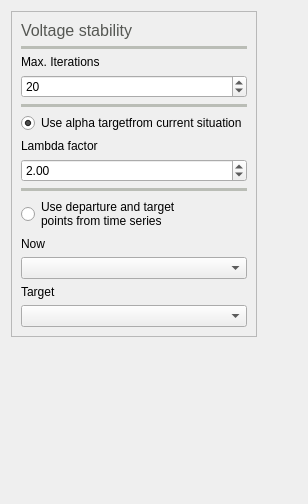
          <widget class="QWidget" name="tab_5">
           <attribute name="icon">
            <iconset resource="icons.qrc">
             <normaloff>:/Icons/white_icons/continuation_power_flow.svg</normaloff>:/Icons/white_icons/continuation_power_flow.svg</iconset>
           </attribute>
           <attribute name="title">
            <string>Stability</string>
           </attribute>
           <attribute name="toolTip">
            <string>Voltage stability settings</string>
           </attribute>
           <layout class="QGridLayout" name="gridLayout_11">
            <item row="0" column="0">
             <widget class="QFrame" name="frame_21">
              <property name="frameShape">
               <enum>QFrame::StyledPanel</enum>
              </property>
              <property name="frameShadow">
               <enum>QFrame::Raised</enum>
              </property>
              <layout class="QVBoxLayout" name="verticalLayout_10">
               <item>
                <widget class="QLabel" name="label_47">
                 <property name="palette">
                  <palette>
                   <active>
                    <colorrole role="WindowText">
                     <brush brushstyle="SolidPattern">
                      <color alpha="255">
                       <red>85</red>
                       <green>87</green>
                       <blue>83</blue>
                      </color>
                     </brush>
                    </colorrole>
                   </active>
                   <inactive>
                    <colorrole role="WindowText">
                     <brush brushstyle="SolidPattern">
                      <color alpha="255">
                       <red>85</red>
                       <green>87</green>
                       <blue>83</blue>
                      </color>
                     </brush>
                    </colorrole>
                   </inactive>
                   <disabled>
                    <colorrole role="WindowText">
                     <brush brushstyle="SolidPattern">
                      <color alpha="255">
                       <red>190</red>
                       <green>190</green>
                       <blue>190</blue>
                      </color>
                     </brush>
                    </colorrole>
                   </disabled>
                  </palette>
                 </property>
                 <property name="font">
                  <font>
                   <pointsize>12</pointsize>
                  </font>
                 </property>
                 <property name="text">
                  <string>Voltage stability</string>
                 </property>
                </widget>
               </item>
               <item>
                <widget class="Line" name="line_17">
                 <property name="palette">
                  <palette>
                   <active>
                    <colorrole role="WindowText">
                     <brush brushstyle="SolidPattern">
                      <color alpha="255">
                       <red>186</red>
                       <green>189</green>
                       <blue>182</blue>
                      </color>
                     </brush>
                    </colorrole>
                   </active>
                   <inactive>
                    <colorrole role="WindowText">
                     <brush brushstyle="SolidPattern">
                      <color alpha="255">
                       <red>186</red>
                       <green>189</green>
                       <blue>182</blue>
                      </color>
                     </brush>
                    </colorrole>
                   </inactive>
                   <disabled>
                    <colorrole role="WindowText">
                     <brush brushstyle="SolidPattern">
                      <color alpha="255">
                       <red>190</red>
                       <green>190</green>
                       <blue>190</blue>
                      </color>
                     </brush>
                    </colorrole>
                   </disabled>
                  </palette>
                 </property>
                 <property name="frameShadow">
                  <enum>QFrame::Plain</enum>
                 </property>
                 <property name="lineWidth">
                  <number>4</number>
                 </property>
                 <property name="orientation">
                  <enum>Qt::Horizontal</enum>
                 </property>
                </widget>
               </item>
               <item>
                <widget class="QLabel" name="label_29">
                 <property name="text">
                  <string>Max. Iterations</string>
                 </property>
                </widget>
               </item>
               <item>
                <widget class="QSpinBox" name="vs_max_iterations_spinBox">
                 <property name="minimum">
                  <number>1</number>
                 </property>
                 <property name="maximum">
                  <number>300</number>
                 </property>
                 <property name="value">
                  <number>20</number>
                 </property>
                </widget>
               </item>
               <item>
                <widget class="Line" name="line_12">
                 <property name="palette">
                  <palette>
                   <active>
                    <colorrole role="WindowText">
                     <brush brushstyle="SolidPattern">
                      <color alpha="255">
                       <red>186</red>
                       <green>189</green>
                       <blue>182</blue>
                      </color>
                     </brush>
                    </colorrole>
                   </active>
                   <inactive>
                    <colorrole role="WindowText">
                     <brush brushstyle="SolidPattern">
                      <color alpha="255">
                       <red>186</red>
                       <green>189</green>
                       <blue>182</blue>
                      </color>
                     </brush>
                    </colorrole>
                   </inactive>
                   <disabled>
                    <colorrole role="WindowText">
                     <brush brushstyle="SolidPattern">
                      <color alpha="255">
                       <red>190</red>
                       <green>190</green>
                       <blue>190</blue>
                      </color>
                     </brush>
                    </colorrole>
                   </disabled>
                  </palette>
                 </property>
                 <property name="frameShadow">
                  <enum>QFrame::Plain</enum>
                 </property>
                 <property name="lineWidth">
                  <number>4</number>
                 </property>
                 <property name="orientation">
                  <enum>Qt::Horizontal</enum>
                 </property>
                </widget>
               </item>
               <item>
                <widget class="QRadioButton" name="start_vs_from_default_radioButton">
                 <property name="text">
                  <string>Use alpha targetfrom current situation</string>
                 </property>
                 <property name="checked">
                  <bool>true</bool>
                 </property>
                </widget>
               </item>
               <item>
                <widget class="QLabel" name="label_18">
                 <property name="text">
                  <string>&lt;html&gt;&lt;head/&gt;&lt;body&gt;&lt;p&gt;Lambda factor&lt;/p&gt;&lt;/body&gt;&lt;/html&gt;</string>
                 </property>
                </widget>
               </item>
               <item>
                <widget class="QDoubleSpinBox" name="alpha_doubleSpinBox">
                 <property name="value">
                  <double>2.000000000000000</double>
                 </property>
                </widget>
               </item>
               <item>
                <widget class="Line" name="line_11">
                 <property name="palette">
                  <palette>
                   <active>
                    <colorrole role="WindowText">
                     <brush brushstyle="SolidPattern">
                      <color alpha="255">
                       <red>186</red>
                       <green>189</green>
                       <blue>182</blue>
                      </color>
                     </brush>
                    </colorrole>
                   </active>
                   <inactive>
                    <colorrole role="WindowText">
                     <brush brushstyle="SolidPattern">
                      <color alpha="255">
                       <red>186</red>
                       <green>189</green>
                       <blue>182</blue>
                      </color>
                     </brush>
                    </colorrole>
                   </inactive>
                   <disabled>
                    <colorrole role="WindowText">
                     <brush brushstyle="SolidPattern">
                      <color alpha="255">
                       <red>190</red>
                       <green>190</green>
                       <blue>190</blue>
                      </color>
                     </brush>
                    </colorrole>
                   </disabled>
                  </palette>
                 </property>
                 <property name="frameShadow">
                  <enum>QFrame::Plain</enum>
                 </property>
                 <property name="lineWidth">
                  <number>4</number>
                 </property>
                 <property name="orientation">
                  <enum>Qt::Horizontal</enum>
                 </property>
                </widget>
               </item>
               <item>
                <widget class="QRadioButton" name="start_vs_from_selected_radioButton">
                 <property name="text">
                  <string>Use departure and target 
points from time series</string>
                 </property>
                </widget>
               </item>
               <item>
                <widget class="QLabel" name="label_19">
                 <property name="text">
                  <string>Now</string>
                 </property>
                </widget>
               </item>
               <item>
                <widget class="QComboBox" name="vs_departure_comboBox"/>
               </item>
               <item>
                <widget class="QLabel" name="label_20">
                 <property name="text">
                  <string>Target</string>
                 </property>
                </widget>
               </item>
               <item>
                <widget class="QComboBox" name="vs_target_comboBox"/>
               </item>
              </layout>
             </widget>
            </item>
            <item row="1" column="0">
             <spacer name="verticalSpacer_5">
              <property name="orientation">
               <enum>Qt::Vertical</enum>
              </property>
              <property name="sizeHint" stdset="0">
               <size>
                <width>20</width>
                <height>156</height>
               </size>
              </property>
             </spacer>
            </item>
            <item row="0" column="1">
             <spacer name="horizontalSpacer_11">
              <property name="orientation">
               <enum>Qt::Horizontal</enum>
              </property>
              <property name="sizeHint" stdset="0">
               <size>
                <width>40</width>
                <height>20</height>
               </size>
              </property>
             </spacer>
            </item>
           </layout>
          </widget>
